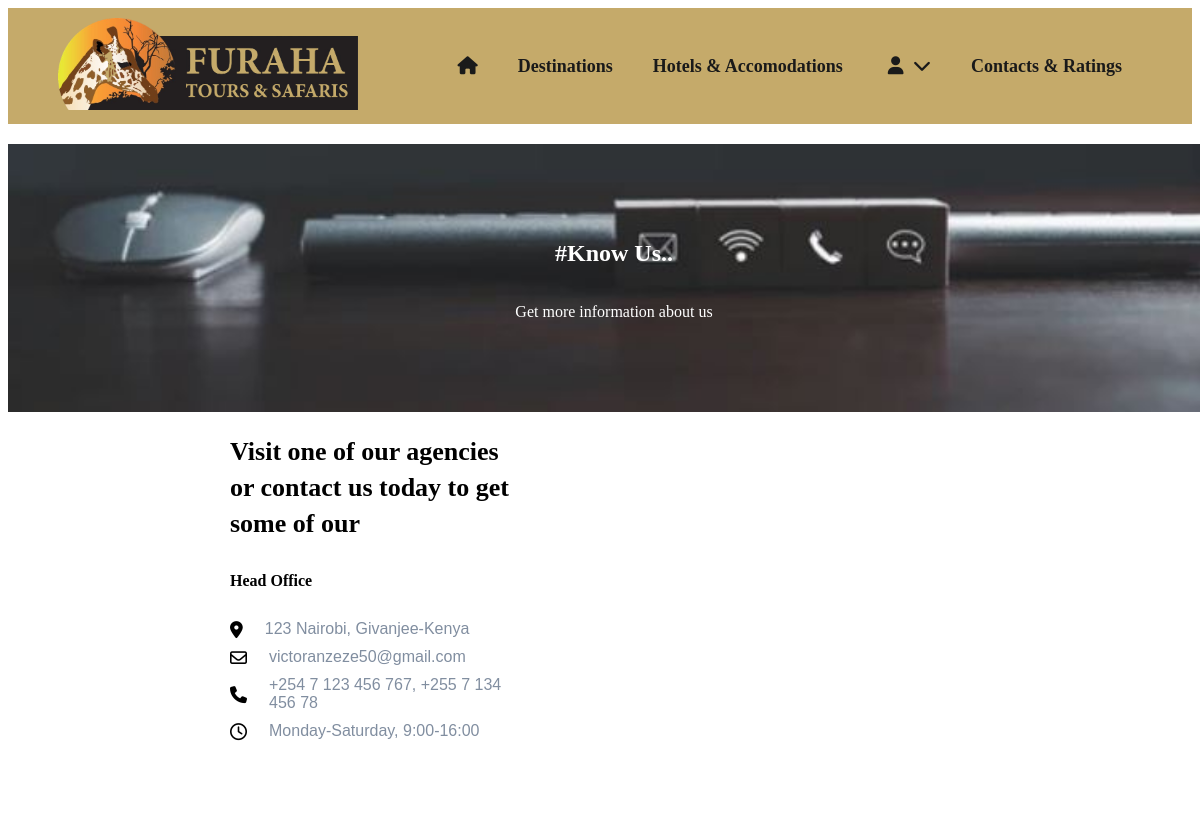
The app's page /contact/ (upper part), older data.
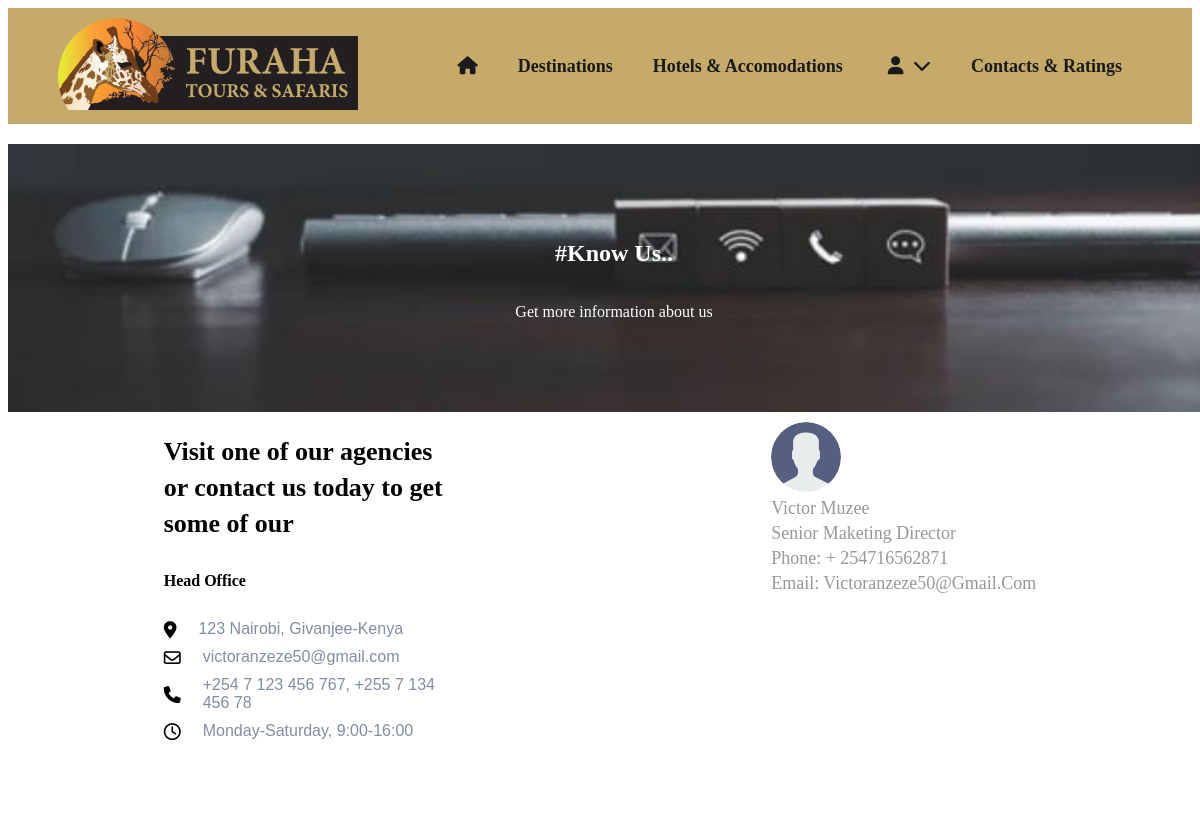
The same page, newer data.
### tourapp/models.py (models this page shows)
class Staff(models.Model):
    first_name = models.CharField(max_length=100)
    last_name = models.CharField(max_length=100)
    email = models.EmailField()
    position = models.CharField(max_length=100)
    phone_number = models.CharField(max_length=15)
    is_staff = models.BooleanField(default=True)
    image = models.ImageField(upload_to='images/',default='images/user.png')

### tourapp/views.py (the view, shortened to what this page needs)
# urls.py: path('contact/',ContactView.as_view(),name='contact'),
class ContactView(View):
    def get(self,*args,**kwargs):
        form = ReviewForm()
        people = Staff.objects.all()[:3]
        context ={
            'form':form,
            'people':people
        }
        return render(self.request,'contacts.html',context)

### templates/contacts.html (shortened to what this page needs)
{% extends 'base.html' %}
{% load static %}
{% block content %}
<body>
    <section id="header">
        <a href="{% url 'home' %}"><img class="logo" src="{% static 'images/logo.png' %}"></a>
        <div>
            <ul id="navbar">
                <li><a href="{% url 'home' %}"><i class="fa fa-home"></i></a></li>
                <li id="dropdown"><a href="{% url 'destinations' %}">Destinations</a> </li>
                <li id="dropdown"><a href="{% url 'hotel' %}">Hotels & Accomodations</a></li>
                {% if user.is_authenticated %}
                <li id="dropdown"><a href=""><i class="fa fa-user"></i>
                    <span>Hi, {{user.get_full_name}}</span>
                    <i class="fa fa-chevron-down"></i>
                        <div class="dropdown-menu">
                            <a href="{% url 'logout' %}">Logout</a>
                        </div></a>
                    </a>
                </li>
                {% else %}
                <li id="dropdown"><a href=""><i class="fa fa-user"></i>
                    <i class="fa fa-chevron-down"></i>
                        </a>
                </li>
                {% endif %}
                <li><a href="{% url 'contact' %}">Contacts & Ratings</a></li>
            </ul>
        </div>
    </section>
    <section id="page-header">
        <h2>#Know Us..</h2>
        <p>Get more information about us</p>
    </section>
    <section id="contact">
        <div class="details">
            <h2>Visit one of our agencies or contact us today to get some of our</h2>
            <h3>Head Office</h3>
            <div>
                <li>
                    <i class="fa fa-map-marker"></i>
                    <p>123 Nairobi, Givanjee-Kenya</p>
                </li>
                <li>
                    <i class="fa fa-envelope-o"></i>
                    <p>victoranzeze50@gmail.com</p>
                </li>
                <li>
                    <i class="fa fa-phone"></i>
                    <p>+254 7 123 456 767, +255 7 134 456 78</p>
                </li>
                <li>
                    <i class="fa fa-clock-o"></i>
                    <p>Monday-Saturday, 9:00-16:00</p>
                </li>
            </div>
        </div>
        <div class="people">
            <div>
                {% for person in people %}
                <img src="{{person.image.url}}">
                <p style="text-transform: capitalize;"><span>{{person.first_name}} {{person.last_name}}</span><br>
                Senior Maketing Director <br> Phone: + {{person.phone_number}}
                <br> Email: {{person.email}}</p>
                {% endfor %}
            </div>
        </div>
    </section>
    <section id="form-details" class="section-p1">
    </section>
</body>
{% endblock content %}

Row changes from the older to the newer data that the page shows:
added Staff: image (placeholder picture), first_name "Victor", last_name "Muzee", phone_number "254716562871", email "Victoranzeze50@gmail.com"
